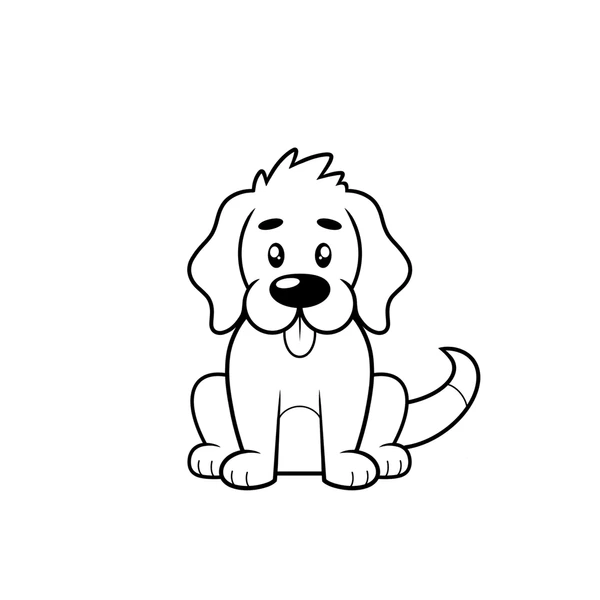
#> input picture projects/doodle pyautogui/dog.webp, 600 x 600 px, found by its file name
$ python to_draw_img_given.py
#> lines starting #> are read from the running program, lines starting #| are printed output that depends on the picture; after the words box and inside, x2 and y2 are one past the last pixel; in counts of white or black regions, pixels touching at a corner belong together
import pyautogui
import cv2
import numpy as np
import time
import os

# ====== SETTINGS ======
img_path = r"C:\skills\python\projects\doodle pyautogui\dog.webp"  # your image path
canvas_x, canvas_y = 600, 400  # top-left corner of Paint canvas
skip_pixels = 5                 # smaller = more detail, slower
move_duration = 0.001           # mouse movement speed

# ====== LOAD IMAGE ======
if not os.path.exists(img_path):
    raise FileNotFoundError(f"Image not found at {img_path}")

img = cv2.imread(img_path, cv2.IMREAD_GRAYSCALE)
#> img: shape (600, 600); min 0, max 255, mean 246.7
if img is None:
    raise ValueError("Failed to load image. Use PNG/JPG format.")

img = cv2.resize(img, (400, 400))
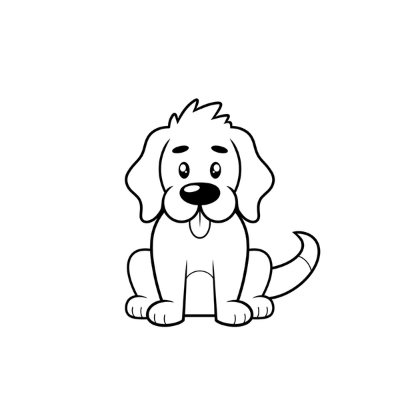
#> img: shape (400, 400); min 0, max 255, mean 246.7
edges = cv2.Canny(img, 100, 200)
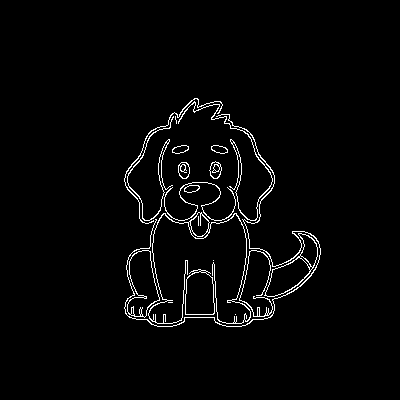
#> edges: shape (400, 400); 2.5% white in thin lines or dots, all inside (x1, y1, x2, y2) = (124, 98, 321, 327)
edges = cv2.bitwise_not(edges)  # invert so lines are black

points = np.column_stack(np.where(edges > 0))
#> points = 156076 pairs, first value 0 to 399, second value 0 to 399

# ====== DRAWING ======
print("Switch to Paint and make sure the Pencil tool is selected. Drawing starts in 5 seconds...")
time.sleep(5)

# Optional: click inside Paint to activate Pencil tool
pyautogui.click(canvas_x, canvas_y)

# Start holding click to draw
pyautogui.mouseDown()

# Move along all edge points
for (y, x) in points[::skip_pixels]:
    pyautogui.moveTo(canvas_x + x, canvas_y + y, duration=move_duration)
#> this loop made 31216 passes
#> x on passes 1 to 3: 0, 5, 10

# Release mouse after drawing
pyautogui.mouseUp()

print("✅ Drawing complete!")
